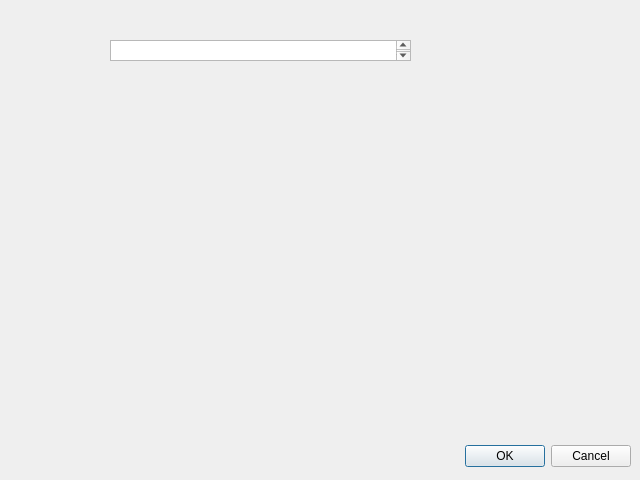
<?xml version="1.0" encoding="UTF-8"?>
<ui version="4.0">
 <class>Dialog</class>
 <widget class="QDialog" name="Dialog">
  <property name="geometry">
   <rect>
    <x>0</x>
    <y>0</y>
    <width>640</width>
    <height>480</height>
   </rect>
  </property>
  <property name="windowTitle">
   <string>Dialog</string>
  </property>
  <widget class="QDialogButtonBox" name="buttonBox">
   <property name="geometry">
    <rect>
     <x>10</x>
     <y>440</y>
     <width>621</width>
     <height>32</height>
    </rect>
   </property>
   <property name="orientation">
    <enum>Qt::Horizontal</enum>
   </property>
   <property name="standardButtons">
    <set>QDialogButtonBox::Cancel|QDialogButtonBox::Ok</set>
   </property>
  </widget>
  <widget class="QTextBrowser" name="textBrowser">
   <property name="geometry">
    <rect>
     <x>110</x>
     <y>40</y>
     <width>301</width>
     <height>21</height>
    </rect>
   </property>
  </widget>
 </widget>
 <resources/>
 <connections>
  <connection>
   <sender>buttonBox</sender>
   <signal>accepted()</signal>
   <receiver>Dialog</receiver>
   <slot>accept()</slot>
   <hints>
    <hint type="sourcelabel">
     <x>248</x>
     <y>254</y>
    </hint>
    <hint type="destinationlabel">
     <x>157</x>
     <y>274</y>
    </hint>
   </hints>
  </connection>
  <connection>
   <sender>buttonBox</sender>
   <signal>rejected()</signal>
   <receiver>Dialog</receiver>
   <slot>reject()</slot>
   <hints>
    <hint type="sourcelabel">
     <x>316</x>
     <y>260</y>
    </hint>
    <hint type="destinationlabel">
     <x>286</x>
     <y>274</y>
    </hint>
   </hints>
  </connection>
 </connections>
</ui>
